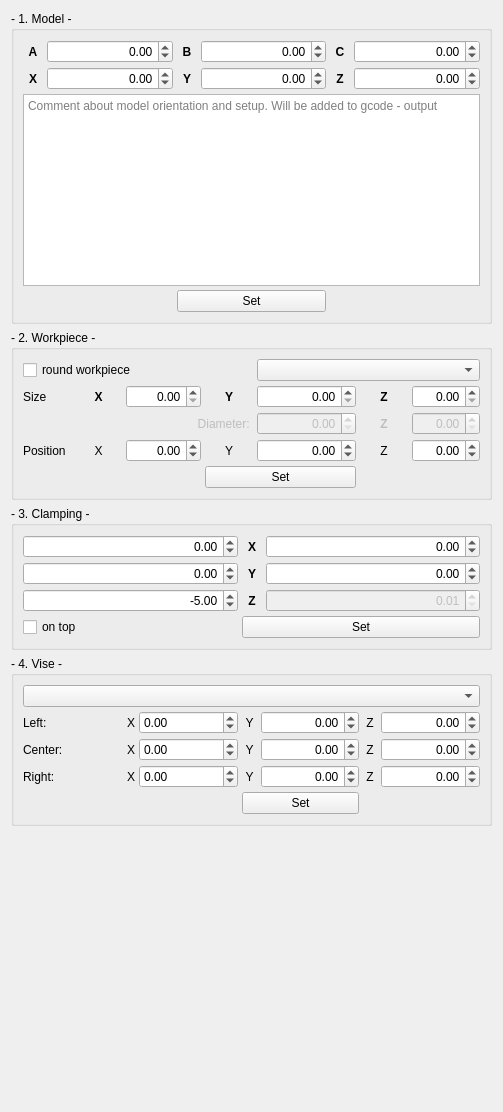
<?xml version="1.0" encoding="UTF-8"?>
<ui version="4.0">
 <class>SetupPage</class>
 <widget class="QWidget" name="SetupPage">
  <property name="geometry">
   <rect>
    <x>0</x>
    <y>0</y>
    <width>503</width>
    <height>1112</height>
   </rect>
  </property>
  <layout class="QGridLayout" name="gridLayout">
   <item row="7" column="0">
    <spacer name="verticalSpacer">
     <property name="orientation">
      <enum>Qt::Vertical</enum>
     </property>
     <property name="sizeHint" stdset="0">
      <size>
       <width>20</width>
       <height>40</height>
      </size>
     </property>
    </spacer>
   </item>
   <item row="2" column="0">
    <widget class="QGroupBox" name="gbWorkpiece">
     <property name="sizePolicy">
      <sizepolicy hsizetype="Preferred" vsizetype="Minimum">
       <horstretch>0</horstretch>
       <verstretch>0</verstretch>
      </sizepolicy>
     </property>
     <property name="title">
      <string>- 2. Workpiece -</string>
     </property>
     <layout class="QGridLayout" name="gridLayout_2" columnstretch="0,0,0,0,0,0,0,0">
      <property name="spacing">
       <number>4</number>
      </property>
      <item row="4" column="2">
       <widget class="QDoubleSpinBox" name="xWOff">
        <property name="minimumSize">
         <size>
          <width>0</width>
          <height>0</height>
         </size>
        </property>
        <property name="alignment">
         <set>Qt::AlignRight|Qt::AlignTrailing|Qt::AlignVCenter</set>
        </property>
        <property name="minimum">
         <double>-1000.000000000000000</double>
        </property>
        <property name="maximum">
         <double>1000.000000000000000</double>
        </property>
       </widget>
      </item>
      <item row="2" column="7">
       <widget class="QDoubleSpinBox" name="zWSize">
        <property name="sizePolicy">
         <sizepolicy hsizetype="Minimum" vsizetype="Minimum">
          <horstretch>0</horstretch>
          <verstretch>0</verstretch>
         </sizepolicy>
        </property>
        <property name="minimumSize">
         <size>
          <width>0</width>
          <height>0</height>
         </size>
        </property>
        <property name="focusPolicy">
         <enum>Qt::WheelFocus</enum>
        </property>
        <property name="alignment">
         <set>Qt::AlignRight|Qt::AlignTrailing|Qt::AlignVCenter</set>
        </property>
        <property name="maximum">
         <double>600.000000000000000</double>
        </property>
       </widget>
      </item>
      <item row="4" column="4" colspan="2">
       <widget class="QDoubleSpinBox" name="yWOff">
        <property name="minimumSize">
         <size>
          <width>0</width>
          <height>0</height>
         </size>
        </property>
        <property name="alignment">
         <set>Qt::AlignRight|Qt::AlignTrailing|Qt::AlignVCenter</set>
        </property>
        <property name="minimum">
         <double>-1000.000000000000000</double>
        </property>
        <property name="maximum">
         <double>1000.000000000000000</double>
        </property>
       </widget>
      </item>
      <item row="3" column="7">
       <widget class="QDoubleSpinBox" name="wCylHeight">
        <property name="enabled">
         <bool>false</bool>
        </property>
        <property name="minimumSize">
         <size>
          <width>0</width>
          <height>0</height>
         </size>
        </property>
        <property name="alignment">
         <set>Qt::AlignRight|Qt::AlignTrailing|Qt::AlignVCenter</set>
        </property>
        <property name="maximum">
         <double>600.000000000000000</double>
        </property>
       </widget>
      </item>
      <item row="4" column="3">
       <widget class="QLabel" name="label_9">
        <property name="text">
         <string>Y</string>
        </property>
        <property name="alignment">
         <set>Qt::AlignCenter</set>
        </property>
       </widget>
      </item>
      <item row="3" column="6">
       <widget class="QLabel" name="lZDia">
        <property name="enabled">
         <bool>false</bool>
        </property>
        <property name="font">
         <font>
          <weight>75</weight>
          <bold>true</bold>
         </font>
        </property>
        <property name="text">
         <string>Z</string>
        </property>
        <property name="alignment">
         <set>Qt::AlignCenter</set>
        </property>
       </widget>
      </item>
      <item row="3" column="1" colspan="3">
       <widget class="QLabel" name="lDiameter">
        <property name="enabled">
         <bool>false</bool>
        </property>
        <property name="font">
         <font>
          <weight>50</weight>
          <bold>false</bold>
         </font>
        </property>
        <property name="text">
         <string>Diameter: </string>
        </property>
        <property name="alignment">
         <set>Qt::AlignRight|Qt::AlignTrailing|Qt::AlignVCenter</set>
        </property>
       </widget>
      </item>
      <item row="2" column="4" colspan="2">
       <widget class="QDoubleSpinBox" name="yWSize">
        <property name="sizePolicy">
         <sizepolicy hsizetype="Minimum" vsizetype="Minimum">
          <horstretch>0</horstretch>
          <verstretch>0</verstretch>
         </sizepolicy>
        </property>
        <property name="minimumSize">
         <size>
          <width>0</width>
          <height>0</height>
         </size>
        </property>
        <property name="focusPolicy">
         <enum>Qt::WheelFocus</enum>
        </property>
        <property name="alignment">
         <set>Qt::AlignRight|Qt::AlignTrailing|Qt::AlignVCenter</set>
        </property>
        <property name="maximum">
         <double>2000.000000000000000</double>
        </property>
       </widget>
      </item>
      <item row="5" column="3" colspan="3">
       <widget class="QPushButton" name="pbWSet">
        <property name="focusPolicy">
         <enum>Qt::NoFocus</enum>
        </property>
        <property name="text">
         <string>Set</string>
        </property>
       </widget>
      </item>
      <item row="3" column="4" colspan="2">
       <widget class="QDoubleSpinBox" name="wDiam">
        <property name="enabled">
         <bool>false</bool>
        </property>
        <property name="minimumSize">
         <size>
          <width>0</width>
          <height>0</height>
         </size>
        </property>
        <property name="alignment">
         <set>Qt::AlignRight|Qt::AlignTrailing|Qt::AlignVCenter</set>
        </property>
        <property name="maximum">
         <double>1000.000000000000000</double>
        </property>
       </widget>
      </item>
      <item row="4" column="7">
       <widget class="QDoubleSpinBox" name="zWOff">
        <property name="minimumSize">
         <size>
          <width>0</width>
          <height>0</height>
         </size>
        </property>
        <property name="alignment">
         <set>Qt::AlignRight|Qt::AlignTrailing|Qt::AlignVCenter</set>
        </property>
        <property name="minimum">
         <double>-600.000000000000000</double>
        </property>
        <property name="maximum">
         <double>600.000000000000000</double>
        </property>
       </widget>
      </item>
      <item row="4" column="6">
       <widget class="QLabel" name="label_10">
        <property name="text">
         <string>Z</string>
        </property>
        <property name="alignment">
         <set>Qt::AlignCenter</set>
        </property>
       </widget>
      </item>
      <item row="2" column="6">
       <widget class="QLabel" name="lZSize">
        <property name="sizePolicy">
         <sizepolicy hsizetype="Preferred" vsizetype="Minimum">
          <horstretch>0</horstretch>
          <verstretch>0</verstretch>
         </sizepolicy>
        </property>
        <property name="font">
         <font>
          <weight>75</weight>
          <bold>true</bold>
         </font>
        </property>
        <property name="text">
         <string>Z</string>
        </property>
        <property name="alignment">
         <set>Qt::AlignCenter</set>
        </property>
       </widget>
      </item>
      <item row="2" column="3">
       <widget class="QLabel" name="lYSize">
        <property name="sizePolicy">
         <sizepolicy hsizetype="Preferred" vsizetype="Minimum">
          <horstretch>0</horstretch>
          <verstretch>0</verstretch>
         </sizepolicy>
        </property>
        <property name="font">
         <font>
          <weight>75</weight>
          <bold>true</bold>
         </font>
        </property>
        <property name="text">
         <string>Y</string>
        </property>
        <property name="alignment">
         <set>Qt::AlignCenter</set>
        </property>
       </widget>
      </item>
      <item row="2" column="2">
       <widget class="QDoubleSpinBox" name="xWSize">
        <property name="minimumSize">
         <size>
          <width>0</width>
          <height>0</height>
         </size>
        </property>
        <property name="focusPolicy">
         <enum>Qt::WheelFocus</enum>
        </property>
        <property name="alignment">
         <set>Qt::AlignRight|Qt::AlignTrailing|Qt::AlignVCenter</set>
        </property>
        <property name="minimum">
         <double>0.000000000000000</double>
        </property>
        <property name="maximum">
         <double>2000.000000000000000</double>
        </property>
       </widget>
      </item>
      <item row="4" column="1">
       <widget class="QLabel" name="label_8">
        <property name="text">
         <string>X</string>
        </property>
        <property name="alignment">
         <set>Qt::AlignCenter</set>
        </property>
       </widget>
      </item>
      <item row="2" column="1">
       <widget class="QLabel" name="lXSize">
        <property name="sizePolicy">
         <sizepolicy hsizetype="Preferred" vsizetype="Minimum">
          <horstretch>0</horstretch>
          <verstretch>0</verstretch>
         </sizepolicy>
        </property>
        <property name="font">
         <font>
          <weight>75</weight>
          <bold>true</bold>
         </font>
        </property>
        <property name="text">
         <string>X</string>
        </property>
        <property name="alignment">
         <set>Qt::AlignCenter</set>
        </property>
       </widget>
      </item>
      <item row="2" column="0">
       <widget class="QLabel" name="label_25">
        <property name="text">
         <string>Size</string>
        </property>
       </widget>
      </item>
      <item row="0" column="0" colspan="4">
       <widget class="QCheckBox" name="cbCylinder">
        <property name="text">
         <string>round workpiece</string>
        </property>
       </widget>
      </item>
      <item row="0" column="4" colspan="4">
       <widget class="QComboBox" name="cbMaterial"/>
      </item>
      <item row="4" column="0">
       <widget class="QLabel" name="label_26">
        <property name="text">
         <string>Position</string>
        </property>
       </widget>
      </item>
     </layout>
    </widget>
   </item>
   <item row="0" column="0">
    <widget class="QGroupBox" name="gbModel">
     <property name="sizePolicy">
      <sizepolicy hsizetype="MinimumExpanding" vsizetype="Fixed">
       <horstretch>0</horstretch>
       <verstretch>0</verstretch>
      </sizepolicy>
     </property>
     <property name="font">
      <font>
       <weight>50</weight>
       <bold>false</bold>
      </font>
     </property>
     <property name="title">
      <string>- 1. Model -</string>
     </property>
     <property name="flat">
      <bool>false</bool>
     </property>
     <property name="checkable">
      <bool>false</bool>
     </property>
     <layout class="QGridLayout" name="gridLayout1" columnstretch="0,1,0,1,0,1">
      <property name="leftMargin">
       <number>9</number>
      </property>
      <property name="topMargin">
       <number>9</number>
      </property>
      <property name="rightMargin">
       <number>9</number>
      </property>
      <property name="bottomMargin">
       <number>9</number>
      </property>
      <property name="spacing">
       <number>4</number>
      </property>
      <item row="0" column="2">
       <widget class="QLabel" name="label_2">
        <property name="sizePolicy">
         <sizepolicy hsizetype="Minimum" vsizetype="Minimum">
          <horstretch>0</horstretch>
          <verstretch>0</verstretch>
         </sizepolicy>
        </property>
        <property name="minimumSize">
         <size>
          <width>20</width>
          <height>0</height>
         </size>
        </property>
        <property name="font">
         <font>
          <weight>75</weight>
          <bold>true</bold>
         </font>
        </property>
        <property name="text">
         <string>B</string>
        </property>
        <property name="alignment">
         <set>Qt::AlignCenter</set>
        </property>
       </widget>
      </item>
      <item row="1" column="2">
       <widget class="QLabel" name="label_14">
        <property name="font">
         <font>
          <weight>75</weight>
          <bold>true</bold>
         </font>
        </property>
        <property name="text">
         <string>Y</string>
        </property>
        <property name="alignment">
         <set>Qt::AlignCenter</set>
        </property>
       </widget>
      </item>
      <item row="1" column="0">
       <widget class="QLabel" name="label_13">
        <property name="font">
         <font>
          <weight>75</weight>
          <bold>true</bold>
         </font>
        </property>
        <property name="text">
         <string>X</string>
        </property>
        <property name="alignment">
         <set>Qt::AlignCenter</set>
        </property>
       </widget>
      </item>
      <item row="1" column="4">
       <widget class="QLabel" name="label_15">
        <property name="font">
         <font>
          <weight>75</weight>
          <bold>true</bold>
         </font>
        </property>
        <property name="text">
         <string>Z</string>
        </property>
        <property name="alignment">
         <set>Qt::AlignCenter</set>
        </property>
       </widget>
      </item>
      <item row="1" column="3">
       <widget class="QDoubleSpinBox" name="yMOff">
        <property name="focusPolicy">
         <enum>Qt::WheelFocus</enum>
        </property>
        <property name="alignment">
         <set>Qt::AlignRight|Qt::AlignTrailing|Qt::AlignVCenter</set>
        </property>
        <property name="minimum">
         <double>-1000.000000000000000</double>
        </property>
        <property name="maximum">
         <double>1000.000000000000000</double>
        </property>
       </widget>
      </item>
      <item row="0" column="3">
       <widget class="QDoubleSpinBox" name="angBBase">
        <property name="focusPolicy">
         <enum>Qt::WheelFocus</enum>
        </property>
        <property name="alignment">
         <set>Qt::AlignRight|Qt::AlignTrailing|Qt::AlignVCenter</set>
        </property>
        <property name="minimum">
         <double>-360.000000000000000</double>
        </property>
        <property name="maximum">
         <double>360.000000000000000</double>
        </property>
       </widget>
      </item>
      <item row="0" column="1">
       <widget class="QDoubleSpinBox" name="angABase">
        <property name="focusPolicy">
         <enum>Qt::WheelFocus</enum>
        </property>
        <property name="alignment">
         <set>Qt::AlignRight|Qt::AlignTrailing|Qt::AlignVCenter</set>
        </property>
        <property name="minimum">
         <double>-360.000000000000000</double>
        </property>
        <property name="maximum">
         <double>360.000000000000000</double>
        </property>
       </widget>
      </item>
      <item row="1" column="1">
       <widget class="QDoubleSpinBox" name="xMOff">
        <property name="focusPolicy">
         <enum>Qt::WheelFocus</enum>
        </property>
        <property name="alignment">
         <set>Qt::AlignRight|Qt::AlignTrailing|Qt::AlignVCenter</set>
        </property>
        <property name="minimum">
         <double>-1000.000000000000000</double>
        </property>
        <property name="maximum">
         <double>1000.000000000000000</double>
        </property>
       </widget>
      </item>
      <item row="0" column="4">
       <widget class="QLabel" name="label_3">
        <property name="sizePolicy">
         <sizepolicy hsizetype="Minimum" vsizetype="Minimum">
          <horstretch>0</horstretch>
          <verstretch>0</verstretch>
         </sizepolicy>
        </property>
        <property name="minimumSize">
         <size>
          <width>20</width>
          <height>0</height>
         </size>
        </property>
        <property name="font">
         <font>
          <weight>75</weight>
          <bold>true</bold>
         </font>
        </property>
        <property name="text">
         <string>C</string>
        </property>
        <property name="alignment">
         <set>Qt::AlignCenter</set>
        </property>
       </widget>
      </item>
      <item row="3" column="2" colspan="2">
       <widget class="QPushButton" name="pbMSet">
        <property name="focusPolicy">
         <enum>Qt::NoFocus</enum>
        </property>
        <property name="text">
         <string>Set</string>
        </property>
       </widget>
      </item>
      <item row="0" column="0">
       <widget class="QLabel" name="label">
        <property name="sizePolicy">
         <sizepolicy hsizetype="Minimum" vsizetype="Minimum">
          <horstretch>0</horstretch>
          <verstretch>0</verstretch>
         </sizepolicy>
        </property>
        <property name="minimumSize">
         <size>
          <width>20</width>
          <height>0</height>
         </size>
        </property>
        <property name="font">
         <font>
          <weight>75</weight>
          <bold>true</bold>
         </font>
        </property>
        <property name="text">
         <string>A</string>
        </property>
        <property name="alignment">
         <set>Qt::AlignCenter</set>
        </property>
       </widget>
      </item>
      <item row="0" column="5">
       <widget class="QDoubleSpinBox" name="angCBase">
        <property name="focusPolicy">
         <enum>Qt::WheelFocus</enum>
        </property>
        <property name="alignment">
         <set>Qt::AlignRight|Qt::AlignTrailing|Qt::AlignVCenter</set>
        </property>
        <property name="minimum">
         <double>-360.000000000000000</double>
        </property>
        <property name="maximum">
         <double>360.000000000000000</double>
        </property>
       </widget>
      </item>
      <item row="1" column="5">
       <widget class="QDoubleSpinBox" name="zMOff">
        <property name="focusPolicy">
         <enum>Qt::WheelFocus</enum>
        </property>
        <property name="alignment">
         <set>Qt::AlignRight|Qt::AlignTrailing|Qt::AlignVCenter</set>
        </property>
        <property name="minimum">
         <double>-600.000000000000000</double>
        </property>
        <property name="maximum">
         <double>600.000000000000000</double>
        </property>
       </widget>
      </item>
      <item row="2" column="0" colspan="6">
       <widget class="QPlainTextEdit" name="comment">
        <property name="sizePolicy">
         <sizepolicy hsizetype="MinimumExpanding" vsizetype="MinimumExpanding">
          <horstretch>0</horstretch>
          <verstretch>0</verstretch>
         </sizepolicy>
        </property>
        <property name="minimumSize">
         <size>
          <width>0</width>
          <height>0</height>
         </size>
        </property>
        <property name="placeholderText">
         <string>Comment about model orientation and setup. Will be added to gcode - output</string>
        </property>
       </widget>
      </item>
     </layout>
    </widget>
   </item>
   <item row="6" column="0">
    <widget class="QGroupBox" name="gbVise">
     <property name="sizePolicy">
      <sizepolicy hsizetype="MinimumExpanding" vsizetype="Minimum">
       <horstretch>0</horstretch>
       <verstretch>0</verstretch>
      </sizepolicy>
     </property>
     <property name="title">
      <string>- 4. Vise -</string>
     </property>
     <layout class="QGridLayout" name="gridLayout3">
      <property name="leftMargin">
       <number>9</number>
      </property>
      <property name="topMargin">
       <number>9</number>
      </property>
      <property name="rightMargin">
       <number>9</number>
      </property>
      <property name="bottomMargin">
       <number>9</number>
      </property>
      <property name="spacing">
       <number>4</number>
      </property>
      <item row="2" column="3">
       <widget class="QLabel" name="label_12">
        <property name="sizePolicy">
         <sizepolicy hsizetype="Fixed" vsizetype="Preferred">
          <horstretch>0</horstretch>
          <verstretch>0</verstretch>
         </sizepolicy>
        </property>
        <property name="text">
         <string> Y </string>
        </property>
        <property name="alignment">
         <set>Qt::AlignCenter</set>
        </property>
        <property name="indent">
         <number>0</number>
        </property>
       </widget>
      </item>
      <item row="4" column="3">
       <widget class="QLabel" name="label_17">
        <property name="text">
         <string> Y </string>
        </property>
        <property name="alignment">
         <set>Qt::AlignCenter</set>
        </property>
        <property name="indent">
         <number>0</number>
        </property>
       </widget>
      </item>
      <item row="4" column="5">
       <widget class="QLabel" name="label_18">
        <property name="text">
         <string> Z </string>
        </property>
        <property name="alignment">
         <set>Qt::AlignCenter</set>
        </property>
        <property name="indent">
         <number>0</number>
        </property>
       </widget>
      </item>
      <item row="4" column="0">
       <widget class="QLabel" name="label_7">
        <property name="text">
         <string>Right:</string>
        </property>
       </widget>
      </item>
      <item row="3" column="6">
       <widget class="QDoubleSpinBox" name="zVM">
        <property name="alignment">
         <set>Qt::AlignRight|Qt::AlignTrailing|Qt::AlignVCenter</set>
        </property>
        <property name="minimum">
         <double>-200.000000000000000</double>
        </property>
        <property name="maximum">
         <double>200.000000000000000</double>
        </property>
       </widget>
      </item>
      <item row="3" column="1">
       <widget class="QLabel" name="label_23">
        <property name="sizePolicy">
         <sizepolicy hsizetype="Fixed" vsizetype="Preferred">
          <horstretch>0</horstretch>
          <verstretch>0</verstretch>
         </sizepolicy>
        </property>
        <property name="text">
         <string>X</string>
        </property>
        <property name="alignment">
         <set>Qt::AlignCenter</set>
        </property>
        <property name="indent">
         <number>0</number>
        </property>
       </widget>
      </item>
      <item row="4" column="4">
       <widget class="QDoubleSpinBox" name="yVR">
        <property name="alignment">
         <set>Qt::AlignRight|Qt::AlignTrailing|Qt::AlignVCenter</set>
        </property>
        <property name="minimum">
         <double>-200.000000000000000</double>
        </property>
        <property name="maximum">
         <double>200.000000000000000</double>
        </property>
       </widget>
      </item>
      <item row="2" column="6">
       <widget class="QDoubleSpinBox" name="zVL">
        <property name="alignment">
         <set>Qt::AlignRight|Qt::AlignTrailing|Qt::AlignVCenter</set>
        </property>
        <property name="minimum">
         <double>-200.000000000000000</double>
        </property>
        <property name="maximum">
         <double>200.000000000000000</double>
        </property>
       </widget>
      </item>
      <item row="2" column="1">
       <widget class="QLabel" name="label_22">
        <property name="sizePolicy">
         <sizepolicy hsizetype="Fixed" vsizetype="Preferred">
          <horstretch>0</horstretch>
          <verstretch>0</verstretch>
         </sizepolicy>
        </property>
        <property name="text">
         <string>X</string>
        </property>
        <property name="alignment">
         <set>Qt::AlignCenter</set>
        </property>
        <property name="indent">
         <number>0</number>
        </property>
       </widget>
      </item>
      <item row="3" column="3">
       <widget class="QLabel" name="label_20">
        <property name="text">
         <string> Y </string>
        </property>
        <property name="alignment">
         <set>Qt::AlignCenter</set>
        </property>
        <property name="indent">
         <number>0</number>
        </property>
       </widget>
      </item>
      <item row="4" column="1">
       <widget class="QLabel" name="label_24">
        <property name="sizePolicy">
         <sizepolicy hsizetype="Fixed" vsizetype="Preferred">
          <horstretch>0</horstretch>
          <verstretch>0</verstretch>
         </sizepolicy>
        </property>
        <property name="text">
         <string>X</string>
        </property>
        <property name="alignment">
         <set>Qt::AlignCenter</set>
        </property>
        <property name="indent">
         <number>0</number>
        </property>
       </widget>
      </item>
      <item row="3" column="5">
       <widget class="QLabel" name="label_21">
        <property name="text">
         <string> Z </string>
        </property>
        <property name="alignment">
         <set>Qt::AlignCenter</set>
        </property>
        <property name="indent">
         <number>0</number>
        </property>
       </widget>
      </item>
      <item row="0" column="0" colspan="7">
       <widget class="QComboBox" name="cbVise">
        <property name="sizePolicy">
         <sizepolicy hsizetype="MinimumExpanding" vsizetype="Fixed">
          <horstretch>0</horstretch>
          <verstretch>0</verstretch>
         </sizepolicy>
        </property>
       </widget>
      </item>
      <item row="2" column="4">
       <widget class="QDoubleSpinBox" name="yVL">
        <property name="alignment">
         <set>Qt::AlignRight|Qt::AlignTrailing|Qt::AlignVCenter</set>
        </property>
        <property name="minimum">
         <double>-200.000000000000000</double>
        </property>
        <property name="maximum">
         <double>200.000000000000000</double>
        </property>
       </widget>
      </item>
      <item row="2" column="0">
       <widget class="QLabel" name="label_11">
        <property name="sizePolicy">
         <sizepolicy hsizetype="Fixed" vsizetype="Preferred">
          <horstretch>0</horstretch>
          <verstretch>0</verstretch>
         </sizepolicy>
        </property>
        <property name="minimumSize">
         <size>
          <width>100</width>
          <height>0</height>
         </size>
        </property>
        <property name="text">
         <string>Left:</string>
        </property>
       </widget>
      </item>
      <item row="3" column="0">
       <widget class="QLabel" name="label_19">
        <property name="text">
         <string>Center:</string>
        </property>
       </widget>
      </item>
      <item row="2" column="5">
       <widget class="QLabel" name="label_16">
        <property name="sizePolicy">
         <sizepolicy hsizetype="Fixed" vsizetype="Preferred">
          <horstretch>0</horstretch>
          <verstretch>0</verstretch>
         </sizepolicy>
        </property>
        <property name="text">
         <string> Z </string>
        </property>
        <property name="alignment">
         <set>Qt::AlignCenter</set>
        </property>
        <property name="indent">
         <number>0</number>
        </property>
       </widget>
      </item>
      <item row="4" column="6">
       <widget class="QDoubleSpinBox" name="zVR">
        <property name="alignment">
         <set>Qt::AlignRight|Qt::AlignTrailing|Qt::AlignVCenter</set>
        </property>
        <property name="minimum">
         <double>-200.000000000000000</double>
        </property>
        <property name="maximum">
         <double>200.000000000000000</double>
        </property>
       </widget>
      </item>
      <item row="3" column="4">
       <widget class="QDoubleSpinBox" name="yVM">
        <property name="alignment">
         <set>Qt::AlignRight|Qt::AlignTrailing|Qt::AlignVCenter</set>
        </property>
        <property name="minimum">
         <double>-200.000000000000000</double>
        </property>
        <property name="maximum">
         <double>200.000000000000000</double>
        </property>
       </widget>
      </item>
      <item row="2" column="2">
       <widget class="QDoubleSpinBox" name="xVL">
        <property name="minimum">
         <double>-200.000000000000000</double>
        </property>
        <property name="maximum">
         <double>200.000000000000000</double>
        </property>
       </widget>
      </item>
      <item row="3" column="2">
       <widget class="QDoubleSpinBox" name="xVM">
        <property name="minimum">
         <double>-200.000000000000000</double>
        </property>
        <property name="maximum">
         <double>200.000000000000000</double>
        </property>
       </widget>
      </item>
      <item row="4" column="2">
       <widget class="QDoubleSpinBox" name="xVR">
        <property name="minimum">
         <double>-200.000000000000000</double>
        </property>
        <property name="maximum">
         <double>200.000000000000000</double>
        </property>
       </widget>
      </item>
      <item row="5" column="3" colspan="2">
       <widget class="QPushButton" name="pbVise">
        <property name="text">
         <string>Set</string>
        </property>
       </widget>
      </item>
     </layout>
    </widget>
   </item>
   <item row="5" column="0">
    <widget class="QGroupBox" name="gbClamping">
     <property name="sizePolicy">
      <sizepolicy hsizetype="MinimumExpanding" vsizetype="Minimum">
       <horstretch>0</horstretch>
       <verstretch>0</verstretch>
      </sizepolicy>
     </property>
     <property name="title">
      <string>- 3. Clamping -</string>
     </property>
     <layout class="QGridLayout" name="gridLayout2">
      <property name="leftMargin">
       <number>9</number>
      </property>
      <property name="topMargin">
       <number>9</number>
      </property>
      <property name="rightMargin">
       <number>9</number>
      </property>
      <property name="bottomMargin">
       <number>9</number>
      </property>
      <property name="spacing">
       <number>4</number>
      </property>
      <item row="3" column="2">
       <widget class="QLabel" name="label_6">
        <property name="sizePolicy">
         <sizepolicy hsizetype="Minimum" vsizetype="Preferred">
          <horstretch>0</horstretch>
          <verstretch>0</verstretch>
         </sizepolicy>
        </property>
        <property name="minimumSize">
         <size>
          <width>20</width>
          <height>0</height>
         </size>
        </property>
        <property name="font">
         <font>
          <weight>75</weight>
          <bold>true</bold>
         </font>
        </property>
        <property name="text">
         <string>Z</string>
        </property>
        <property name="alignment">
         <set>Qt::AlignCenter</set>
        </property>
       </widget>
      </item>
      <item row="1" column="3">
       <widget class="QDoubleSpinBox" name="yPosClamp">
        <property name="sizePolicy">
         <sizepolicy hsizetype="MinimumExpanding" vsizetype="Fixed">
          <horstretch>0</horstretch>
          <verstretch>0</verstretch>
         </sizepolicy>
        </property>
        <property name="focusPolicy">
         <enum>Qt::WheelFocus</enum>
        </property>
        <property name="alignment">
         <set>Qt::AlignRight|Qt::AlignTrailing|Qt::AlignVCenter</set>
        </property>
        <property name="minimum">
         <double>-100.000000000000000</double>
        </property>
        <property name="maximum">
         <double>100.000000000000000</double>
        </property>
       </widget>
      </item>
      <item row="0" column="2">
       <widget class="QLabel" name="label_4">
        <property name="sizePolicy">
         <sizepolicy hsizetype="Minimum" vsizetype="Preferred">
          <horstretch>0</horstretch>
          <verstretch>0</verstretch>
         </sizepolicy>
        </property>
        <property name="minimumSize">
         <size>
          <width>20</width>
          <height>0</height>
         </size>
        </property>
        <property name="font">
         <font>
          <weight>75</weight>
          <bold>true</bold>
         </font>
        </property>
        <property name="text">
         <string>X</string>
        </property>
        <property name="alignment">
         <set>Qt::AlignCenter</set>
        </property>
       </widget>
      </item>
      <item row="0" column="3">
       <widget class="QDoubleSpinBox" name="xPosClamp">
        <property name="sizePolicy">
         <sizepolicy hsizetype="MinimumExpanding" vsizetype="Fixed">
          <horstretch>0</horstretch>
          <verstretch>0</verstretch>
         </sizepolicy>
        </property>
        <property name="focusPolicy">
         <enum>Qt::WheelFocus</enum>
        </property>
        <property name="alignment">
         <set>Qt::AlignRight|Qt::AlignTrailing|Qt::AlignVCenter</set>
        </property>
        <property name="minimum">
         <double>-100.000000000000000</double>
        </property>
        <property name="maximum">
         <double>100.000000000000000</double>
        </property>
       </widget>
      </item>
      <item row="1" column="2">
       <widget class="QLabel" name="label_5">
        <property name="sizePolicy">
         <sizepolicy hsizetype="Minimum" vsizetype="Preferred">
          <horstretch>0</horstretch>
          <verstretch>0</verstretch>
         </sizepolicy>
        </property>
        <property name="minimumSize">
         <size>
          <width>20</width>
          <height>0</height>
         </size>
        </property>
        <property name="font">
         <font>
          <weight>75</weight>
          <bold>true</bold>
         </font>
        </property>
        <property name="text">
         <string>Y</string>
        </property>
        <property name="alignment">
         <set>Qt::AlignCenter</set>
        </property>
       </widget>
      </item>
      <item row="3" column="0">
       <widget class="QDoubleSpinBox" name="zNegClamp">
        <property name="sizePolicy">
         <sizepolicy hsizetype="MinimumExpanding" vsizetype="Fixed">
          <horstretch>0</horstretch>
          <verstretch>0</verstretch>
         </sizepolicy>
        </property>
        <property name="focusPolicy">
         <enum>Qt::WheelFocus</enum>
        </property>
        <property name="alignment">
         <set>Qt::AlignRight|Qt::AlignTrailing|Qt::AlignVCenter</set>
        </property>
        <property name="minimum">
         <double>-99.989999999999995</double>
        </property>
        <property name="maximum">
         <double>-0.010000000000000</double>
        </property>
        <property name="value">
         <double>-5.000000000000000</double>
        </property>
       </widget>
      </item>
      <item row="4" column="2" colspan="2">
       <widget class="QPushButton" name="pbCSet">
        <property name="focusPolicy">
         <enum>Qt::NoFocus</enum>
        </property>
        <property name="text">
         <string>Set</string>
        </property>
       </widget>
      </item>
      <item row="0" column="0">
       <widget class="QDoubleSpinBox" name="xNegClamp">
        <property name="sizePolicy">
         <sizepolicy hsizetype="MinimumExpanding" vsizetype="Fixed">
          <horstretch>0</horstretch>
          <verstretch>0</verstretch>
         </sizepolicy>
        </property>
        <property name="focusPolicy">
         <enum>Qt::WheelFocus</enum>
        </property>
        <property name="alignment">
         <set>Qt::AlignRight|Qt::AlignTrailing|Qt::AlignVCenter</set>
        </property>
        <property name="minimum">
         <double>-100.000000000000000</double>
        </property>
        <property name="maximum">
         <double>100.000000000000000</double>
        </property>
       </widget>
      </item>
      <item row="1" column="0">
       <widget class="QDoubleSpinBox" name="yNegClamp">
        <property name="sizePolicy">
         <sizepolicy hsizetype="MinimumExpanding" vsizetype="Fixed">
          <horstretch>0</horstretch>
          <verstretch>0</verstretch>
         </sizepolicy>
        </property>
        <property name="focusPolicy">
         <enum>Qt::WheelFocus</enum>
        </property>
        <property name="alignment">
         <set>Qt::AlignRight|Qt::AlignTrailing|Qt::AlignVCenter</set>
        </property>
        <property name="minimum">
         <double>-100.000000000000000</double>
        </property>
        <property name="maximum">
         <double>100.000000000000000</double>
        </property>
       </widget>
      </item>
      <item row="4" column="0">
       <widget class="QCheckBox" name="cOnTop">
        <property name="text">
         <string>on top</string>
        </property>
       </widget>
      </item>
      <item row="3" column="3">
       <widget class="QDoubleSpinBox" name="zPosClamp">
        <property name="enabled">
         <bool>false</bool>
        </property>
        <property name="alignment">
         <set>Qt::AlignRight|Qt::AlignTrailing|Qt::AlignVCenter</set>
        </property>
        <property name="minimum">
         <double>0.010000000000000</double>
        </property>
        <property name="maximum">
         <double>99.989999999999995</double>
        </property>
       </widget>
      </item>
     </layout>
    </widget>
   </item>
  </layout>
 </widget>
 <resources/>
 <connections/>
</ui>
